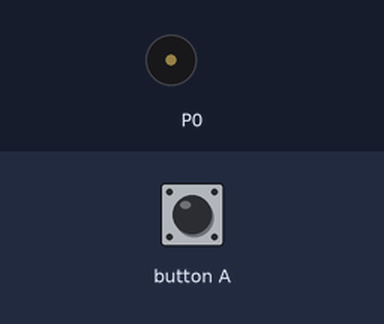
Simulated run of this program. Board: BBC micro:bit (MakeCode). On the bench: buzzer (waves = sounding). The test bench sets the inputs (shaded band).

Above: at 1.2 s.
1.3 s: button A pressed for 0.15 s
At 1.7 s:
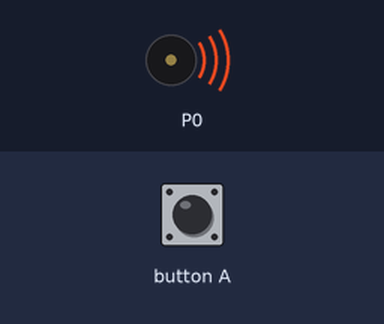
Timing chart, 0 to 10.4 s (numbered marks = the images above; inputs shaded):
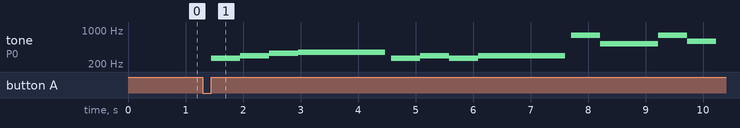

The program:

main.ts
```typescript
input.onButtonPressed(Button.A, function () {
    music.play(music.tonePlayable(262, music.beat(BeatFraction.Whole)), music.PlaybackMode.UntilDone)
    music.play(music.tonePlayable(294, music.beat(BeatFraction.Whole)), music.PlaybackMode.UntilDone)
    music.play(music.tonePlayable(330, music.beat(BeatFraction.Whole)), music.PlaybackMode.UntilDone)
    music.play(music.tonePlayable(349, music.beat(BeatFraction.Whole)), music.PlaybackMode.UntilDone)
    music.play(music.tonePlayable(349, music.beat(BeatFraction.Whole)), music.PlaybackMode.UntilDone)
    music.play(music.tonePlayable(349, music.beat(BeatFraction.Whole)), music.PlaybackMode.UntilDone)
    basic.pause(100)
    music.play(music.tonePlayable(262, music.beat(BeatFraction.Whole)), music.PlaybackMode.UntilDone)
    music.play(music.tonePlayable(294, music.beat(BeatFraction.Whole)), music.PlaybackMode.UntilDone)
    music.play(music.tonePlayable(262, music.beat(BeatFraction.Whole)), music.PlaybackMode.UntilDone)
    music.play(music.tonePlayable(294, music.beat(BeatFraction.Whole)), music.PlaybackMode.UntilDone)
    music.play(music.tonePlayable(294, music.beat(BeatFraction.Whole)), music.PlaybackMode.UntilDone)
    music.play(music.tonePlayable(294, music.beat(BeatFraction.Whole)), music.PlaybackMode.UntilDone)
    basic.pause(100)
    music.play(music.tonePlayable(784, music.beat(BeatFraction.Whole)), music.PlaybackMode.UntilDone)
    music.play(music.tonePlayable(523, music.beat(BeatFraction.Whole)), music.PlaybackMode.UntilDone)
    music.play(music.tonePlayable(523, music.beat(BeatFraction.Whole)), music.PlaybackMode.UntilDone)
    music.play(music.tonePlayable(784, music.beat(BeatFraction.Whole)), music.PlaybackMode.UntilDone)
    music.play(music.tonePlayable(587, music.beat(BeatFraction.Whole)), music.PlaybackMode.UntilDone)
})
```

test.ts
```typescript
// testes vão aqui; isto não será compilado quando este pacote for usado como uma extensão.
```

Measured:
- after the input at 1.3 s, tone on P0: plays 262 Hz for 0.51 s, 294 Hz for 0.51 s, 330 Hz for 0.51 s, 349 Hz for 1.5 s, 262 Hz for 0.51 s, 294 Hz for 0.51 s … (12 notes in this stretch), starting after 0.15 s
